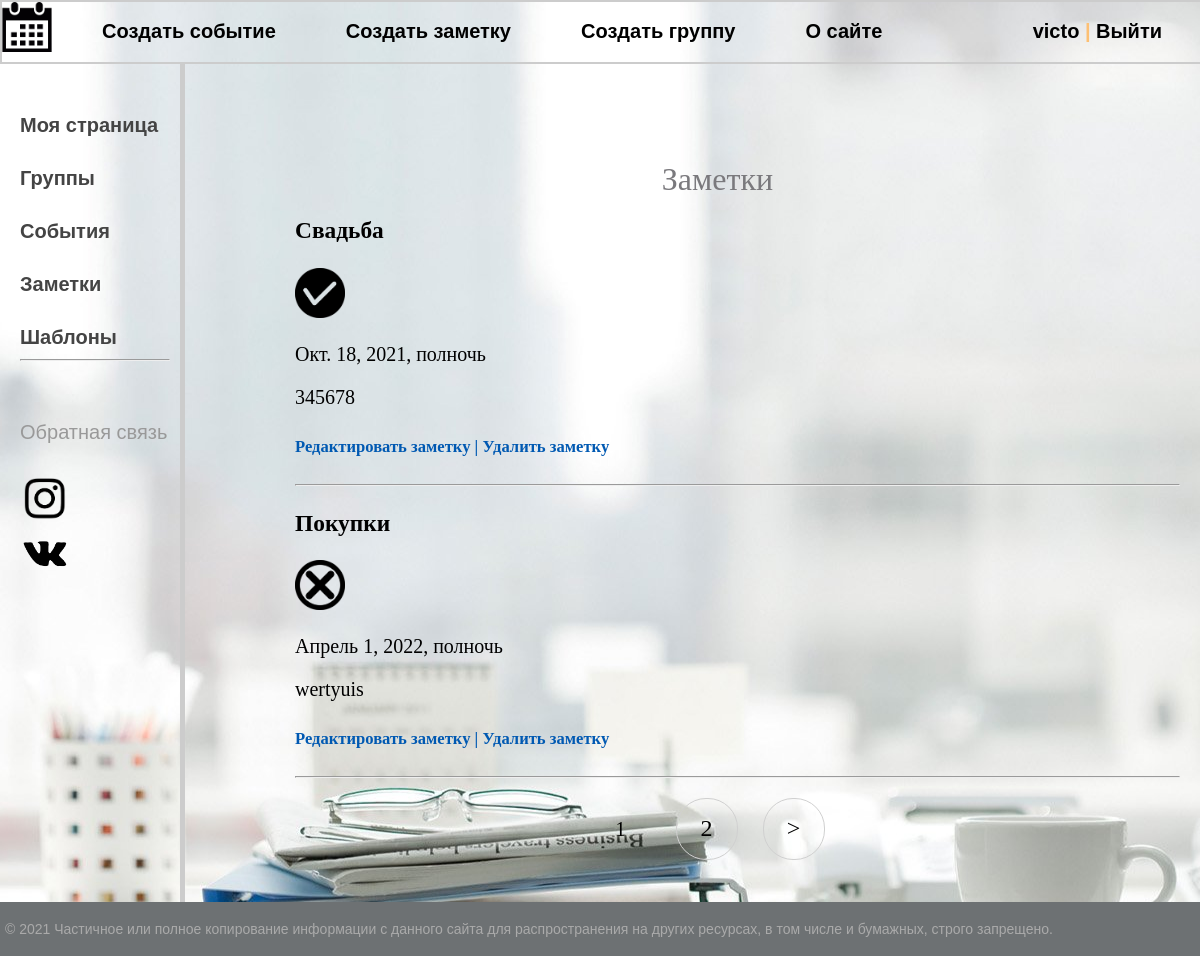
Page /note/ (signed in) on the earlier database version.
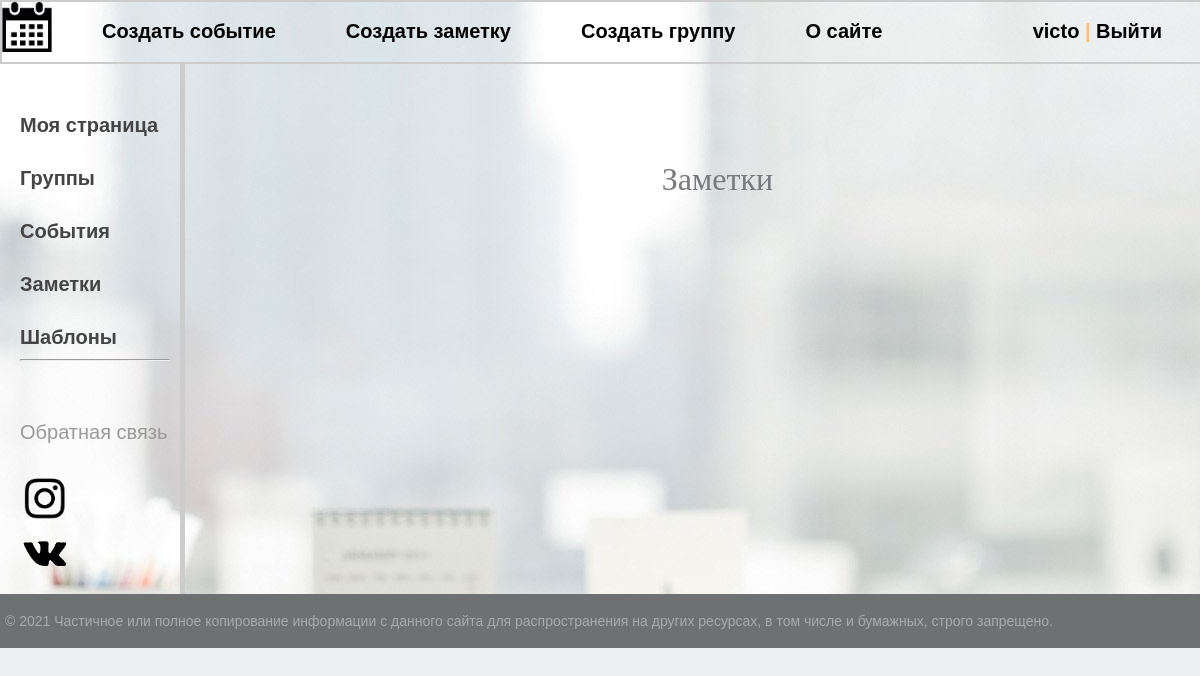
Same page on the later database version.
### gl/models.py (models this page shows, shortened)
class Notes(models.Model):
    title = models.CharField(max_length=150, verbose_name='Название заметки')
    description = models.TextField(verbose_name='Заметки', blank=True)
    date = models.DateTimeField('Дата', blank=True, null=True)
    person = models.ForeignKey(User, on_delete=models.CASCADE, related_name='profile', verbose_name='Пользователь')
    done = models.BooleanField(default=False, verbose_name='Выполнено')
    class Meta:
        verbose_name = 'Заметка'
        verbose_name_plural = 'Заметки'
        ordering = ['id']

### gl/views.py (the view)
# urls.py: path('note/', views.NoteListView.as_view(), name='note'),
class NoteListView(DataMixin, ListView):
    model = Notes
    template_name = 'notes.html'
    def get_queryset(self, *args, **kwargs):
        return Notes.objects.filter(person=self.request.user)
    def get_context_data(self, *, object_list=None, **kwargs):
        context = super().get_context_data(**kwargs)
        c_def = self.get_user_context(title='Заметки')
        return context | c_def

### gl/utils.py (called while the page is built)
    def get_user_context(self, **kwargs):
        context = kwargs
        user_menu = menu.copy()
        if not self.request.user.is_authenticated:
            user_menu.pop(0)
            user_menu.pop(0)
            user_menu.pop(0)
        context['menu'] = user_menu
        return context

### gl/Templates/notes.html (shortened to what this page needs)
{% extends "base.html" %}
{% block content %}
<h1>{{title}}</h1>
<ul>
  {% for i in object_list %}
    <h3>{{ i.title }}  </h3>
                {% if i.done == True %}
            <div><img class="img_wrap" src="/static/images/img_221824.png" width="50" height="50"></div>
            {% else %}
            <div><img class="img_wrap" src="/static/images/lf.png" width="50" height="50"></div>
            {% endif %}
            <p>{{ i.date }}</p>
            <p>{{ i.description }}</p>
            <h5><a href='{% url "edit_note" i.pk %}'>Редактировать заметку   |</a>
                <a href="{% url 'delete_note' i.pk %}">Удалить заметку</a></h5>
    <hr>
{% endfor %}
    </ul>
{% endblock %}

### gl/Templates/base.html (shortened to what this page needs)
{% load static %}
{% load gl_tags %}
<!DOCTYPE html>
<html>
<head>
	<link type="text/css" href="{% static '/css/styles.css' %}" rel="stylesheet" />
</head>
<body>
<table class="table-page" border=0 cellpadding="0" cellspacing="0">
<tr><td valign=top>
{% block mainmenu %}
		<div class="header">
			<ul id="mainmenu" class="mainmenu">
			<li class="logo"><a href="{% url 'index' %}"><div class="logo">
				<img src="/static/images/calendar.png" width="50" height="50">
			</div></a></li>
{% if request.user.is_authenticated %}
{% for m in menu %}
			<b><li><a href="{% url m.url_name %}">{{m.title}}</a></li></b>
{% endfor %}
{% endif %}
				{% if request.user.is_authenticated %}
				<b><li class="last"><a href="{% url 'profile' %}">{{ user.username }}</a> | <a href="{% url 'logout' %}">Выйти</a></li></b>
				{% else %}
				<b><li class="last"><a href="{% url 'register' %}">Регистрация</a> | <a href="{% url 'login' %}">Войти</a></li></b>
				{% endif %}
			</ul>
		</div>
{% endblock mainmenu %}
<table class="table-content" border=0 cellpadding="0" cellspacing="0">
<tr>
	{% if request.user.is_authenticated %}
	<td valign="top" class="left-chapters">
	<ul id="leftchapters">
		<b><li ><a href="{% url 'profile' %}">Моя страница</a></li>
		<li ><a href="{% url 'group' %}">Группы</a></li>
		<li ><a href="{% url 'event' %}">События</a></li>
		<li><a href="{% url 'note' %}">Заметки</a></li>
		<li><a href="{% url 'templates' %}">Шаблоны</a></li></b>
		<hr>
		<li class="share">
		<p>Обратная связь</p>
		<a class="share-yt" href="https://www.instagram.com/vi.cat.oshik/?hl=ru" target="_blank" rel="nofollow">
			<img src="/static/images/insta.jpg" width="50" height="50">
		</a>
			<a class="share-yt" href="https://vk.com/victoshik_paranoya" target="_blank" rel="nofollow">
			<img src="/static/images/kisspng-social-media-computer-icons-vkontakte-football-player-5ac196a4c8cd66.6182565415226364528225.png" width="50" height="50">
		</a>
		</li>
	</ul>
</td>
{% endif %}
<td valign="top" class="content">
	<div class="content-text">
{% block content %}
{% endblock %}
{% if request.user.is_authenticated %}
{% if page_obj.has_other_pages %}
<nav class="list-pages">
	<ul>
		{% for p in paginator.page_range %}
		{% if page_obj.number == p %}
		<li class="page-num page-num-selected">{{ p }}</li>
		{% elif p >= page_obj.number|add:-2 and p <= page_obj.number|add:2 %}
		<li class="page-num">
			<a href="?page={{ p }}">{{ p }}</a>
		</li>
		{% endif %}
		{% endfor %}
		{% if page_obj.has_next %}
		<li class="page-num">
			<a href="?page={{ page_obj.next_page_number }}">&gt;</a>
		</li>
		{% endif %}
	</ul>
</nav>
{% endif %}
	</div>
</td></tr></table>
</td></tr>
{% endif %}
<tr><td valign=top>
	<div id="footer">
		<p>&copy; 2021 Частичное или полное копирование информации с данного сайта для распространения на других ресурсах, в том числе и бумажных, строго запрещено.</p>
	</div>
</td></tr></table>
</body>
</html>

### gl/static/css/styles.css (style rules this page uses)
html, body { font-family: 'Arial'; color: #444; margin: 0; padding: 0; background-size: cover; background: url(../images/fon14.png) center; background-repeat: repeat; }
a { color: #0059b2; text-decoration: none; }
img { max-width: 600px; height: auto; }
.table-page { width: 100%; height: 100%; vertical-align: top; }
.table-page tr { height: 100%; }
.header { width: 100%; height: 10%; border: 2px solid #ccc; background-size: cover; color: #000080 }
.logo { background: url('../images/logo.png') no-repeat 10px 5px; width: 70px; height: 60px; }
ul.mainmenu { list-style: none; margin: 0; padding: 0; height: 60px; color: #fdc073; font-size: 20px; overflow: hidden; }
ul.mainmenu li { float: left; margin: 18px 40px 0 30px; }
ul.mainmenu li.logo { margin: 0; }
ul.mainmenu li.last { float: right; }
ul.mainmenu li a { color: #000; text-decoration: none; }
.table-content { width: 100%; min-height: 100%; height: 100%; }
.left-chapters { margin: 0; border-right: 5px solid #ccc; min-height: 100%; }
.left-chapters ul { width: 150px; min-height: 100%; margin: 0; padding: 20px 10px 10px 20px; list-style: none; font-size: 20px; }
.left-chapters ul li { margin: 30px 0 0 0; color: #999; }
.left-chapters ul li a { color: #444; text-decoration: none; }
.left-chapters ul li.share { margin: 60px 0 0 0; }
.left-chapters ul li.share p { margin: 30px 0 30px 0; }
.left-chapters ul li.share a { display: inline-block; width: 40px; height: 40px; margin: 0 20px 0 0; }
.left-chapters ul li.share a.share-yt { width: 100%; height: 30px; background: url('../images/share_yt.png') no-repeat 0 0 }
.content { padding: 40px 20px 20px 40px; width: 100%; box-sizing: border-box; }
.content-text { margin: 60px 0 0 30px; color: #000; font-size: 20px; font-family: Yandex Sans Display Light; }
.content-text h1 { font-size: 32px; }
#footer { box-sizing: border-box; background: #6d7173; padding: 5px; color: #aaa; font-size: 14px; font-family: Verdana, Geneva, Arial, Helvetica; text-align: left; overflow: hidden; }
h1 { color: #7a797d; font-family: ‘Droid serif’,serif; font-size: 70px; font-weight: normal; line-height: 30px; margin:0; text-align: center }
html { background:#ecf0f1; }

Differences in the rows shown:
removed Notes: title "Свадьба", done True (drawn), date "Окт. 18, 2021, полночь", description "345678"
removed Notes: title "Покупки", done False (drawn), date "Апрель 1, 2022, полночь", description "wertyuis"
Other differences:
list line gone: "1"
list line gone: "2"
